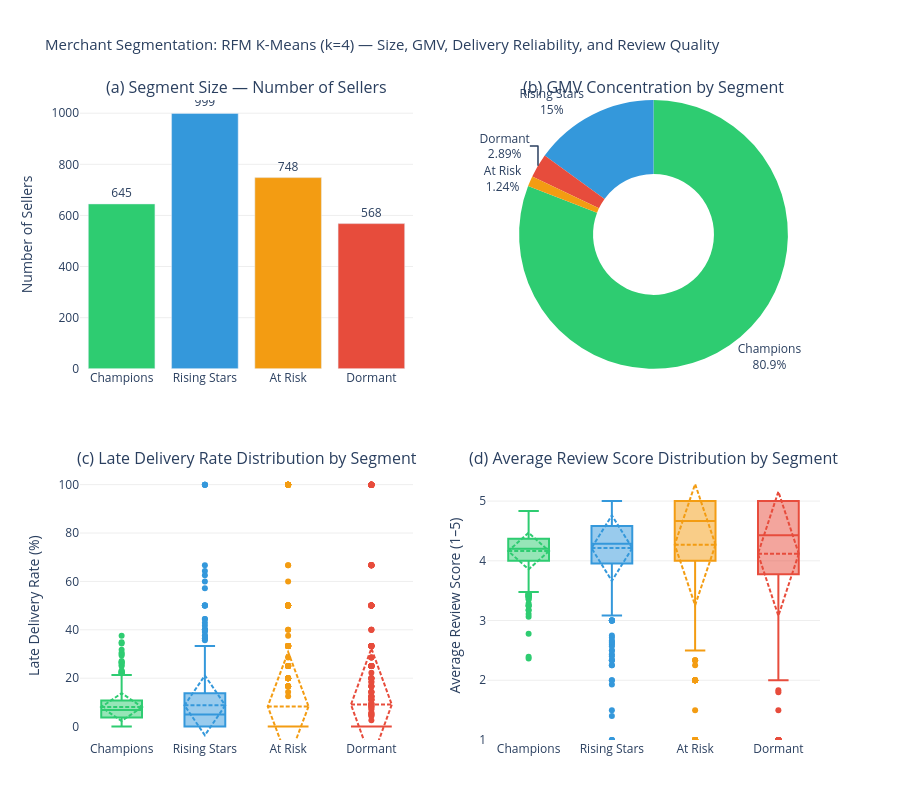

Here is the notebook cell this chart was saved with:
### Markdown cell above
---
## 6. Visualizations — 2×2 Plotly Grid

### Code cell
fig_grid = make_subplots(
    rows=2, cols=2,
    subplot_titles=(
        '(a) Segment Size — Number of Sellers',
        '(b) GMV Concentration by Segment',
        '(c) Late Delivery Rate Distribution by Segment',
        '(d) Average Review Score Distribution by Segment',
    ),
    specs=[
        [{'type': 'bar'},    {'type': 'pie'}],
        [{'type': 'box'},    {'type': 'box'}],
    ],
    vertical_spacing=0.16,
    horizontal_spacing=0.10
)

seg_colors_ordered = [SEGMENT_COLORS[s] for s in SEGMENT_ORDER]

# ── (a) Bar: segment sizes ──────────────────────────────────────────────────
counts = merchants['segment'].value_counts().reindex(SEGMENT_ORDER)
fig_grid.add_trace(
    go.Bar(
        x=SEGMENT_ORDER,
        y=counts.values,
        marker_color=seg_colors_ordered,
        text=[f'{n:,}' for n in counts.values],
        textposition='outside',
        hovertemplate='%{x}<br>Sellers: %{y:,}<extra></extra>',
        showlegend=False,
    ),
    row=1, col=1
)

# ── (b) Donut: GMV share ────────────────────────────────────────────────────
gmv_by_seg = merchants.groupby('segment')['total_gmv'].sum().reindex(SEGMENT_ORDER)
fig_grid.add_trace(
    go.Pie(
        labels=SEGMENT_ORDER,
        values=gmv_by_seg.values,
        marker_colors=seg_colors_ordered,
        hole=0.45,
        textinfo='label+percent',
        textposition='outside',
        hovertemplate='%{label}<br>GMV: R$%{value:,.0f}<br>Share: %{percent}<extra></extra>',
        showlegend=False,
    ),
    row=1, col=2
)

# ── (c) Box: pct_orders_late by segment ────────────────────────────────────
for seg in SEGMENT_ORDER:
    seg_data = merchants[merchants['segment'] == seg]['pct_orders_late'].dropna() * 100
    fig_grid.add_trace(
        go.Box(
            y=seg_data,
            name=seg,
            marker_color=SEGMENT_COLORS[seg],
            boxmean='sd',
            hovertemplate=f'{seg}<br>Late rate: %{{y:.1f}}%<extra></extra>',
            showlegend=False,
        ),
        row=2, col=1
    )

# ── (d) Box: avg_review_score by segment ───────────────────────────────────
for seg in SEGMENT_ORDER:
    seg_data = merchants[merchants['segment'] == seg]['avg_review_score'].dropna()
    fig_grid.add_trace(
        go.Box(
            y=seg_data,
            name=seg,
            marker_color=SEGMENT_COLORS[seg],
            boxmean='sd',
            hovertemplate=f'{seg}<br>Review score: %{{y:.2f}}<extra></extra>',
            showlegend=False,
        ),
        row=2, col=2
    )

# ── Layout ──────────────────────────────────────────────────────────────────
fig_grid.update_yaxes(title_text='Number of Sellers', row=1, col=1, gridcolor='#eee')
fig_grid.update_yaxes(title_text='Late Delivery Rate (%)', row=2, col=1, gridcolor='#eee')
fig_grid.update_yaxes(title_text='Average Review Score (1–5)', row=2, col=2, gridcolor='#eee', range=[1, 5.5])
fig_grid.update_xaxes(showgrid=False, row=1, col=1)
fig_grid.update_xaxes(showgrid=False, row=2, col=1)
fig_grid.update_xaxes(showgrid=False, row=2, col=2)

fig_grid.update_layout(
    title=dict(
        text='Merchant Segmentation: RFM K-Means (k=4) — Size, GMV, Delivery Reliability, and Review Quality',
        font_size=15
    ),
    plot_bgcolor='white', paper_bgcolor='white',
    height=800, margin=dict(t=100, b=60)
)

fig_grid.show()
print("Takeaway: Champions represent 22% of sellers but 81% of total GMV; "
      "their late delivery rate is meaningfully higher than the smaller segments, "
      "making fulfillment the highest-leverage intervention even in the platform's healthiest tier.")

### Figure 1 — Plotly figure (JSON) as saved in the notebook; plotly's stock layout.template omitted (floating-point values rounded to 4 significant figures; data arrays with more than 128 entries replaced by an {"elided": "..."} marker saying what was removed)
{"data": [{"hovertemplate": "%{x}<br>Sellers: %{y:,}<extra></extra>", "marker": {"color": ["#2ecc71", "#3498db", "#f39c12", "#e74c3c"]}, "showlegend": false, "text": ["645", "999", "748", "568"], "textposition": "outside", "type": "bar", "x": ["Champions", "Rising Stars", "At Risk", "Dormant"], "xaxis": "x", "y": [645, 999, 748, 568], "yaxis": "y"}, {"domain": {"x": [0.55, 1], "y": [0.58, 1]}, "hole": 0.45, "hovertemplate": "%{label}<br>GMV: R$%{value:,.0f}<br>Share: %{percent}<extra></extra>", "labels": ["Champions", "Rising Stars", "At Risk", "Dormant"], "marker": {"colors": ["#2ecc71", "#3498db", "#f39c12", "#e74c3c"]}, "showlegend": false, "textinfo": "label+percent", "textposition": "outside", "type": "pie", "values": [10690000.0, 1985000.0, 164300.0, 381500.0]}, {"boxmean": "sd", "hovertemplate": "Champions<br>Late rate: %{y:.1f}%<extra></extra>", "marker": {"color": "#2ecc71"}, "name": "Champions", "showlegend": false, "type": "box", "xaxis": "x2", "y": {"elided": "645 float values"}, "yaxis": "y2"}, {"boxmean": "sd", "hovertemplate": "Rising Stars<br>Late rate: %{y:.1f}%<extra></extra>", "marker": {"color": "#3498db"}, "name": "Rising Stars", "showlegend": false, "type": "box", "xaxis": "x2", "y": {"elided": "999 float values"}, "yaxis": "y2"}, {"boxmean": "sd", "hovertemplate": "At Risk<br>Late rate: %{y:.1f}%<extra></extra>", "marker": {"color": "#f39c12"}, "name": "At Risk", "showlegend": false, "type": "box", "xaxis": "x2", "y": {"elided": "748 float values"}, "yaxis": "y2"}, {"boxmean": "sd", "hovertemplate": "Dormant<br>Late rate: %{y:.1f}%<extra></extra>", "marker": {"color": "#e74c3c"}, "name": "Dormant", "showlegend": false, "type": "box", "xaxis": "x2", "y": {"elided": "568 float values"}, "yaxis": "y2"}, {"boxmean": "sd", "hovertemplate": "Champions<br>Review score: %{y:.2f}<extra></extra>", "marker": {"color": "#2ecc71"}, "name": "Champions", "showlegend": false, "type": "box", "xaxis": "x3", "y": {"elided": "645 float values"}, "yaxis": "y3"}, {"boxmean": "sd", "hovertemplate": "Rising Stars<br>Review score: %{y:.2f}<extra></extra>", "marker": {"color": "#3498db"}, "name": "Rising Stars", "showlegend": false, "type": "box", "xaxis": "x3", "y": {"elided": "998 float values"}, "yaxis": "y3"}, {"boxmean": "sd", "hovertemplate": "At Risk<br>Review score: %{y:.2f}<extra></extra>", "marker": {"color": "#f39c12"}, "name": "At Risk", "showlegend": false, "type": "box", "xaxis": "x3", "y": {"elided": "748 float values"}, "yaxis": "y3"}, {"boxmean": "sd", "hovertemplate": "Dormant<br>Review score: %{y:.2f}<extra></extra>", "marker": {"color": "#e74c3c"}, "name": "Dormant", "showlegend": false, "type": "box", "xaxis": "x3", "y": {"elided": "565 float values"}, "yaxis": "y3"}], "layout": {"annotations": [{"font": {"size": 16}, "showarrow": false, "text": "(a) Segment Size — Number of Sellers", "x": 0.225, "xanchor": "center", "xref": "paper", "y": 1, "yanchor": "bottom", "yref": "paper"}, {"font": {"size": 16}, "showarrow": false, "text": "(b) GMV Concentration by Segment", "x": 0.775, "xanchor": "center", "xref": "paper", "y": 1, "yanchor": "bottom", "yref": "paper"}, {"font": {"size": 16}, "showarrow": false, "text": "(c) Late Delivery Rate Distribution by Segment", "x": 0.225, "xanchor": "center", "xref": "paper", "y": 0.42, "yanchor": "bottom", "yref": "paper"}, {"font": {"size": 16}, "showarrow": false, "text": "(d) Average Review Score Distribution by Segment", "x": 0.775, "xanchor": "center", "xref": "paper", "y": 0.42, "yanchor": "bottom", "yref": "paper"}], "height": 800, "margin": {"b": 60, "t": 100}, "paper_bgcolor": "white", "plot_bgcolor": "white", "title": {"font": {"size": 15}, "text": "Merchant Segmentation: RFM K-Means (k=4) — Size, GMV, Delivery Reliability, and Review Quality"}, "xaxis": {"anchor": "y", "domain": [0, 0.45], "showgrid": false}, "xaxis2": {"anchor": "y2", "domain": [0, 0.45], "showgrid": false}, "xaxis3": {"anchor": "y3", "domain": [0.55, 1], "showgrid": false}, "yaxis": {"anchor": "x", "domain": [0.58, 1], "gridcolor": "#eee", "title": {"text": "Number of Sellers"}}, "yaxis2": {"anchor": "x2", "domain": [0, 0.42], "gridcolor": "#eee", "title": {"text": "Late Delivery Rate (%)"}}, "yaxis3": {"anchor": "x3", "domain": [0, 0.42], "gridcolor": "#eee", "range": [1, 5.5], "title": {"text": "Average Review Score (1–5)"}}}}
